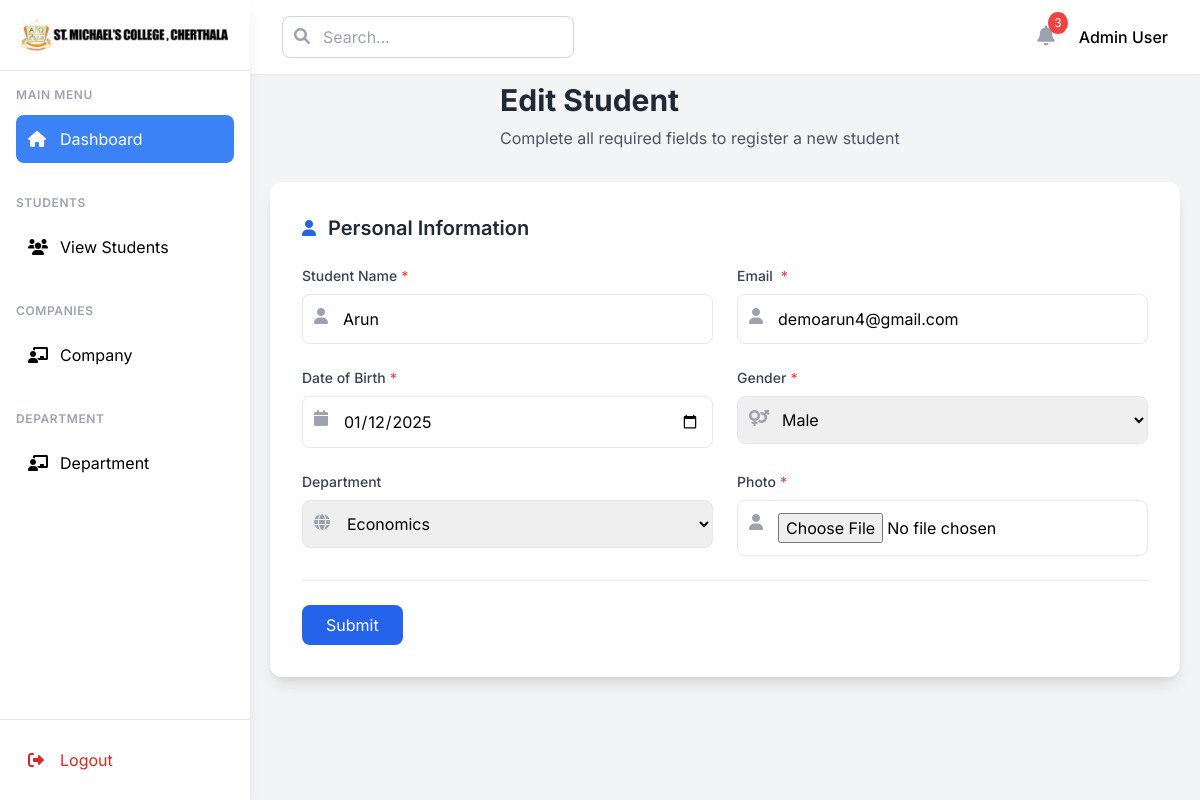
/edit-student/10/, run on the app's committed database.
### college_admin/models.py (models this page shows, shortened)
class CustomUser(AbstractBaseUser,PermissionsMixin):
    name=models.CharField(max_length=200)
    email=models.EmailField(unique=True)
    is_active=models.BooleanField(default=True)
    is_staff=models.BooleanField(default=False)
    is_superuser=models.BooleanField(default=False)
    is_company=models.BooleanField(default=False)
    objects = CustomUserManager()
    USERNAME_FIELD = 'email'
    REQUIRED_FIELDS = ['']

class Student(CustomUser):
    std_id=models.CharField(unique=True,max_length=50)
    img=models.FileField(upload_to='media/student_image',null=True,blank=True)
    options=(
        ("Male","Male"),
        ("Female","Female"),
        ("Others","Others")
    )
    gender=models.CharField(max_length=100,choices=options,default="Male")
    dob=models.DateField(null=True)
    department=models.ForeignKey(Department,on_delete=models.CASCADE)

class Department(models.Model):
    name = models.CharField(max_length=100)
    hod_name = models.CharField(max_length=100,null=True)
    created_at = models.DateTimeField(auto_now_add=True)

### college_admin/views.py (the view, shortened to what this page needs)
# urls.py: path('edit-student/<int:pk>/',StudentPUTView.as_view(),name='edit-stu'),
class StudentPUTView(View):
    template_name = 'student_edit.html'
    def get(self, request, *args, **kwargs):
        id = kwargs.get('pk')
        student = get_object_or_404(Student, id=id)
        department = Department.objects.all()
        form = StudentForm(instance=student)
        context = {
            'form': form,
            'student': student,
            'department': department
        }
        return render(request, self.template_name, context)

### college_admin/forms.py
class StudentForm(forms.ModelForm):
    class Meta:
        model = Student
        exclude = ['std_id']

### college_admin/templates/student_edit.html (shortened to what this page needs)
{% extends "admin_home.html" %}
{% block home %}
    <div class="main-contents">
        <div class="mb-8 mt-2">
                <div>
                    <h1 class="text-3xl font-bold text-gray-800">Edit  Student</h1>
                    <p class="text-gray-600 mt-2">Complete all required fields to register a new student</p>
                </div>
        </div>
    </div>
        <div class="bg-white rounded-xl shadow-lg" style="margin:20px;">
            <form method="post" class="p-8" enctype="multipart/form-data">
                <div class="space-y-6">
                    <div class="flex items-center space-x-3 mb-6">
                        <i class="fas fa-user text-blue-600"></i>
                        <h2 class="text-xl font-semibold text-gray-800">Personal Information</h2>
                    </div>
                    <div class="grid grid-cols-1 md:grid-cols-2 gap-6">
                        <div>
                            <label class="block text-sm font-medium text-gray-700 mb-2 required">Student Name</label>
                            <div class="relative">
                                <input type="text" name="name"
                                    class="form-input w-full p-3 border rounded-lg pl-10 focus:outline-none focus:ring-2" placeholder="Name"
                                    required value="{{student.name}}">
                                <i class="fas fa-user absolute left-3 top-3.5 text-gray-400"></i>
                            </div>
                        </div>
                        <div>
                            <label class="block text-sm font-medium text-gray-700 mb-2 required"> Email </label>
                            <div class="relative">
                                <input type="email" name="email"
                                    class="form-input w-full p-3 border rounded-lg pl-10 focus:outline-none focus:ring-2" placeholder="Email"
                                    required value="{{student.email}}">
                                <i class="fas fa-user absolute left-3 top-3.5 text-gray-400"></i>
                            </div>
                        </div>
                        <div>
                            <label class="block text-sm font-medium text-gray-700 mb-2 required">Date of Birth</label>
                            <div class="relative">
                                <input type="date" name="dob"
                                    class="form-input w-full p-3 border rounded-lg pl-10 focus:outline-none focus:ring-2"
                                    required value="{{student.dob | date:'Y-m-d' }}">
                                <i class="fas fa-calendar absolute left-3 top-3.5 text-gray-400"></i>
                            </div>
                        </div>
                        <div>
                            <label class="block text-sm font-medium text-gray-700 mb-2 required">Gender</label>
                            <div class="relative">
                                <select name="gender" class="form-input w-full p-3 border rounded-lg pl-10 focus:outline-none focus:ring-2" required>
                                    <option value="{{student.gender}}">{{student.gender}}</option>
                                </select>
                                <i class="fas fa-venus-mars absolute left-3 top-3.5 text-gray-400"></i>
                            </div>
                        </div>
                        <div>
                            <label class="block text-sm font-medium text-gray-700 mb-2">Department</label>
                            <div class="relative">
                                <div class="relative">
                                    <select name="department" class="form-input w-full p-3 border rounded-lg pl-10 focus:outline-none focus:ring-2" required>
                                        <option value="{{student.department.id}}">{{student.department.name}}</option>
                                    </select>
                                    <i class="fas fa-globe absolute left-3 top-3.5 text-gray-400"></i>
                                </div>
                            </div>
                        </div>
                        <div>
                            <label class="block text-sm font-medium text-gray-700 mb-2 required">Photo</label>
                            <div class="relative">
                                <input type="file" name="img"
                                    class="form-input w-full p-3 border rounded-lg pl-10 focus:outline-none focus:ring-2"
                                    accept="image/*">
                                <i class="fas fa-user absolute left-3 top-3.5 text-gray-400"></i>
                            </div>
                        </div>
                    </div>
                    <div class="border-t pt-6 mt-8">
                        <div class="flex justify-between items-center">
                            <div class="flex space-x-3">
                                <button type="submit" class="px-6 py-2 bg-blue-600 text-white rounded-lg hover:bg-blue-700 flex items-center space-x-2">
                                    Submit
                                </button>
                            </div>
                        </div>
                    </div>
                </div>
            </form>
        </div>
        </div>
{% endblock %}

### college_admin/templates/admin_home.html (style rules this page uses)
body { font-family: 'Inter', sans-serif; }

### college_admin/templates/student_edit.html (style rules this page uses)
.main-contents { margin-left: 250px; }
.required::after { content: "*"; color: #EF4444; margin-left: 4px; }

### data on the page
CustomUser: name "Arun", email "demoarun4@gmail.com"
Student: dob "01/12/2025", gender "Male", department "Economics"
